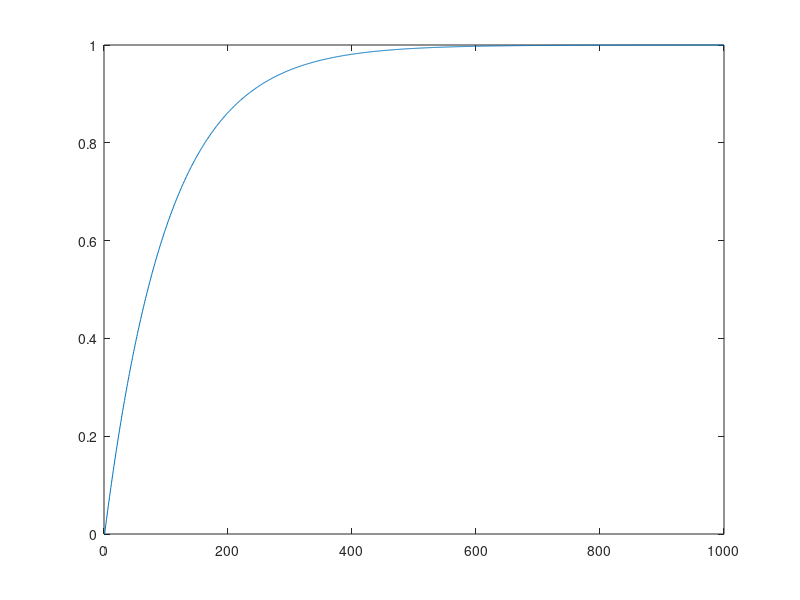

This chart was generated by the following MATLAB code:
u_k = 1;
T_s = 1/100;
t_s = 1;
t_z=T_s/(T_s+t_s );
y_k(1) = 0;

for i=2:1000
y_k(i)=(1-t_z )*y_k(i-1)+t_z*u_k;
end

plot(y_k)